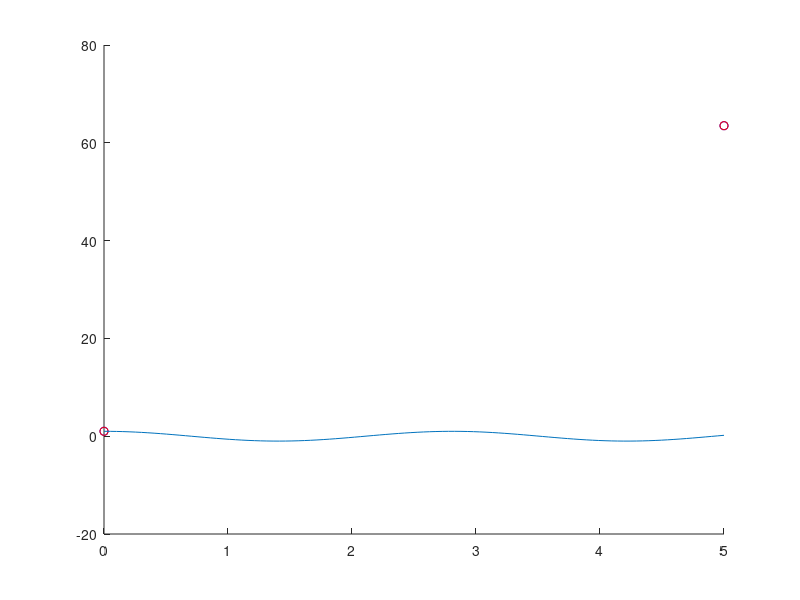

Source code (MATLAB):
a = 0;
g = 0;
f = 1;
% INPUT TO THE PROGRAM
k = input("Time-step k: ");
b = input("Value for b: ");
T = input("End time T: ");

% SOLVE USING CD2
t = 0:k:T;
y = zeros(1, length(t)); % Column vector
y(1) = f; % Initial value
y(2) = (1 + k^2/2*b) * f;

for i=2:(length(t)-1)
    y(i+1) = -y(i-1) + 2*(1+b*k^2/2)*y(i);
end

% SOLVE USING CD4
y2 = zeros(1, length(t)); % Column vector
y2(1) = f; % Initial value
y2(2) = (1 + k^2/2*b) * f;

for i=2:(length(t)-1)
    y2(i+1) = -y2(i-1) + 2*y2(i) + k^2*(b+b^2*k^2/12)*y2(i);
end

hold on
plot(t, y, 'bo');
plot(t, y2, 'ro');

t2 = linspace(0, T, 100);
analytical = @(t) cos(sqrt(abs(b))*t); % Trivial to solve analytically, with pen and paper
plot(t2, analytical(t2));
hold off
